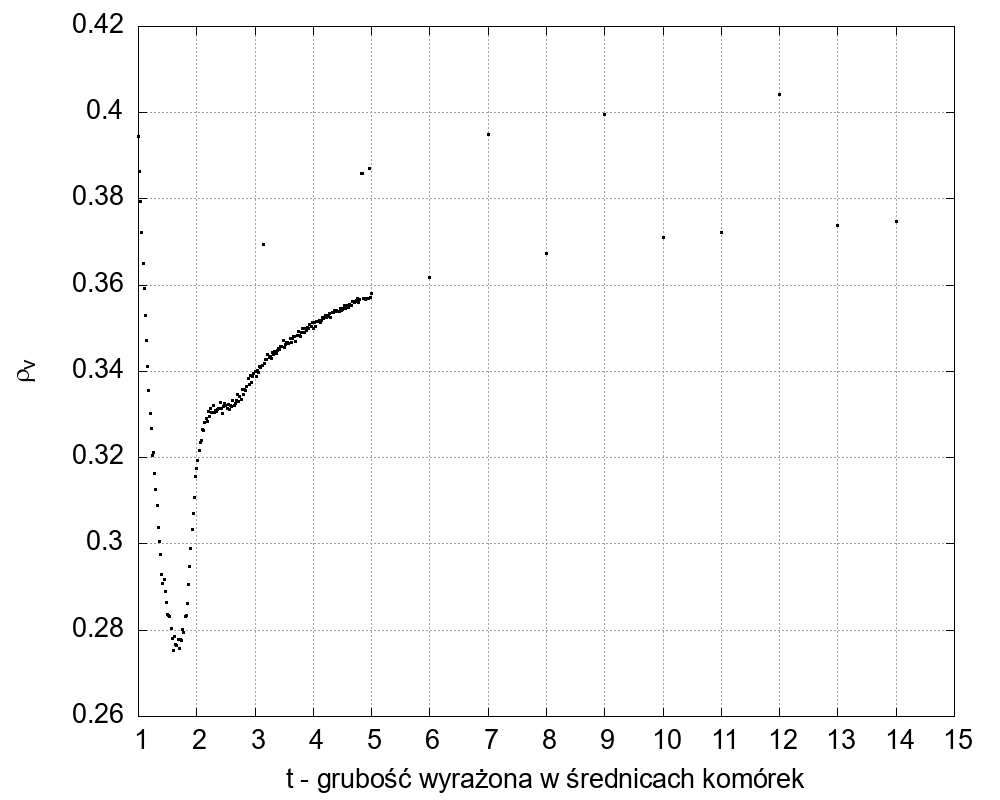

Source code (gnuplot):
set grid
set terminal png size 1000,800 enhanced font "Helvetica,20"
set output "plot.png"
set key right bottom
set ylabel '{/symbol r}_v'
set xlabel 't - grubość wyrażona w średnicach komórek'
set xrange [1:15]
set xtics 1
#set yrange [0.6:0.91]
#set logscale x
plot \
"densities.dat" u ($1):($2) pt 5 ps 0.2 lc rgb '#000000' notitle,\


